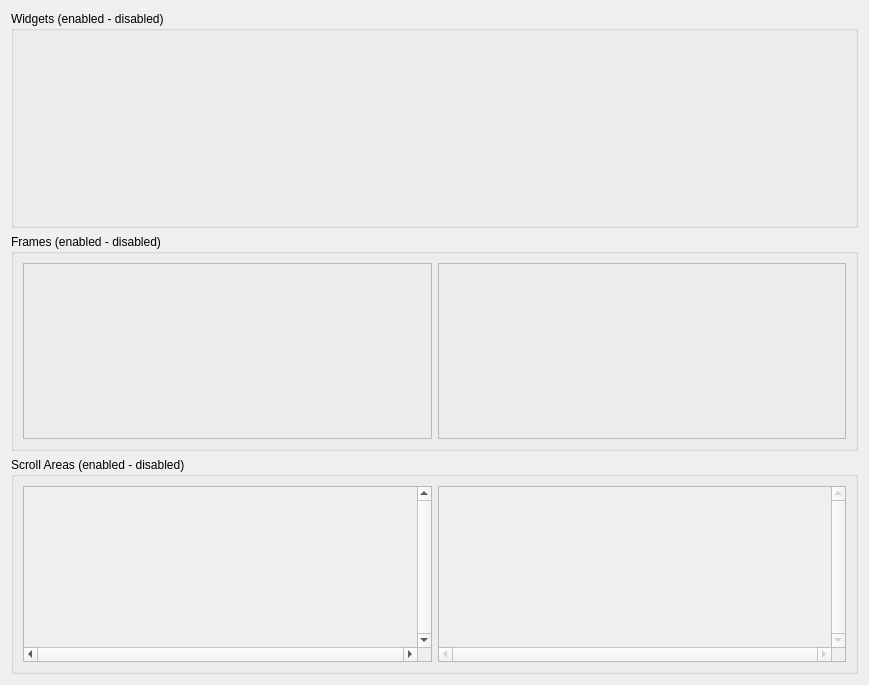
           <widget class="QWidget" name="scrollAreaWidgetContents_6">
            <property name="geometry">
             <rect>
              <x>0</x>
              <y>0</y>
              <width>869</width>
              <height>685</height>
             </rect>
            </property>
            <layout class="QVBoxLayout" name="verticalLayout_7">
             <item>
              <widget class="QGroupBox" name="groupBox_22">
               <property name="title">
                <string>Widgets (enabled - disabled)</string>
               </property>
               <layout class="QGridLayout" name="gridLayout_24">
                <item row="0" column="0">
                 <widget class="QWidget" name="widget" native="true">
                  <property name="sizePolicy">
                   <sizepolicy hsizetype="Expanding" vsizetype="Expanding">
                    <horstretch>0</horstretch>
                    <verstretch>0</verstretch>
                   </sizepolicy>
                  </property>
                  <layout class="QGridLayout" name="gridLayout_27">
                   <item row="0" column="0">
                    <spacer name="verticalSpacer_12">
                     <property name="orientation">
                      <enum>Qt::Vertical</enum>
                     </property>
                     <property name="sizeType">
                      <enum>QSizePolicy::Fixed</enum>
                     </property>
                     <property name="sizeHint" stdset="0">
                      <size>
                       <width>20</width>
                       <height>100</height>
                      </size>
                     </property>
                    </spacer>
                   </item>
                  </layout>
                 </widget>
                </item>
                <item row="0" column="1">
                 <widget class="QWidget" name="widget_2" native="true">
                  <property name="enabled">
                   <bool>false</bool>
                  </property>
                  <property name="sizePolicy">
                   <sizepolicy hsizetype="Expanding" vsizetype="Expanding">
                    <horstretch>0</horstretch>
                    <verstretch>0</verstretch>
                   </sizepolicy>
                  </property>
                  <layout class="QGridLayout" name="gridLayout_28">
                   <item row="0" column="0">
                    <spacer name="verticalSpacer_13">
                     <property name="orientation">
                      <enum>Qt::Vertical</enum>
                     </property>
                     <property name="sizeType">
                      <enum>QSizePolicy::Fixed</enum>
                     </property>
                     <property name="sizeHint" stdset="0">
                      <size>
                       <width>20</width>
                       <height>100</height>
                      </size>
                     </property>
                    </spacer>
                   </item>
                  </layout>
                 </widget>
                </item>
               </layout>
              </widget>
             </item>
             <item>
              <widget class="QGroupBox" name="groupBox_23">
               <property name="title">
                <string>Frames (enabled - disabled)</string>
               </property>
               <layout class="QGridLayout" name="gridLayout_25">
                <item row="0" column="0">
                 <widget class="QFrame" name="frame">
                  <property name="sizePolicy">
                   <sizepolicy hsizetype="Expanding" vsizetype="Expanding">
                    <horstretch>0</horstretch>
                    <verstretch>0</verstretch>
                   </sizepolicy>
                  </property>
                  <property name="frameShape">
                   <enum>QFrame::StyledPanel</enum>
                  </property>
                  <property name="frameShadow">
                   <enum>QFrame::Raised</enum>
                  </property>
                  <layout class="QGridLayout" name="gridLayout_30">
                   <item row="0" column="0">
                    <spacer name="verticalSpacer_14">
                     <property name="orientation">
                      <enum>Qt::Vertical</enum>
                     </property>
                     <property name="sizeType">
                      <enum>QSizePolicy::Fixed</enum>
                     </property>
                     <property name="sizeHint" stdset="0">
                      <size>
                       <width>20</width>
                       <height>100</height>
                      </size>
                     </property>
                    </spacer>
                   </item>
                  </layout>
                 </widget>
                </item>
                <item row="0" column="1">
                 <widget class="QFrame" name="frame_2">
                  <property name="enabled">
                   <bool>false</bool>
                  </property>
                  <property name="sizePolicy">
                   <sizepolicy hsizetype="Expanding" vsizetype="Expanding">
                    <horstretch>0</horstretch>
                    <verstretch>0</verstretch>
                   </sizepolicy>
                  </property>
                  <property name="frameShape">
                   <enum>QFrame::StyledPanel</enum>
                  </property>
                  <property name="frameShadow">
                   <enum>QFrame::Raised</enum>
                  </property>
                  <layout class="QGridLayout" name="gridLayout_29">
                   <item row="0" column="0">
                    <spacer name="verticalSpacer_15">
                     <property name="orientation">
                      <enum>Qt::Vertical</enum>
                     </property>
                     <property name="sizeType">
                      <enum>QSizePolicy::Fixed</enum>
                     </property>
                     <property name="sizeHint" stdset="0">
                      <size>
                       <width>20</width>
                       <height>100</height>
                      </size>
                     </property>
                    </spacer>
                   </item>
                  </layout>
                 </widget>
                </item>
               </layout>
              </widget>
             </item>
             <item>
              <widget class="QGroupBox" name="groupBox_24">
               <property name="title">
                <string>Scroll Areas (enabled - disabled)</string>
               </property>
               <layout class="QGridLayout" name="gridLayout_26">
                <item row="0" column="0">
                 <widget class="QScrollArea" name="scrollArea_7">
                  <property name="verticalScrollBarPolicy">
                   <enum>Qt::ScrollBarAlwaysOn</enum>
                  </property>
                  <property name="horizontalScrollBarPolicy">
                   <enum>Qt::ScrollBarAlwaysOn</enum>
                  </property>
                  <property name="widgetResizable">
                   <bool>true</bool>
                  </property>
                  <widget class="QWidget" name="scrollAreaWidgetContents_7">
                   <property name="geometry">
                    <rect>
                     <x>0</x>
                     <y>0</y>
                     <width>395</width>
                     <height>159</height>
                    </rect>
                   </property>
                  </widget>
                 </widget>
                </item>
                <item row="0" column="1">
                 <widget class="QScrollArea" name="scrollArea_8">
                  <property name="enabled">
                   <bool>false</bool>
                  </property>
                  <property name="verticalScrollBarPolicy">
                   <enum>Qt::ScrollBarAlwaysOn</enum>
                  </property>
                  <property name="horizontalScrollBarPolicy">
                   <enum>Qt::ScrollBarAlwaysOn</enum>
                  </property>
                  <property name="widgetResizable">
                   <bool>true</bool>
                  </property>
                  <widget class="QWidget" name="scrollAreaWidgetContents_8">
                   <property name="geometry">
                    <rect>
                     <x>0</x>
                     <y>0</y>
                     <width>394</width>
                     <height>159</height>
                    </rect>
                   </property>
                  </widget>
                 </widget>
                </item>
               </layout>
              </widget>
             </item>
            </layout>
           </widget>
